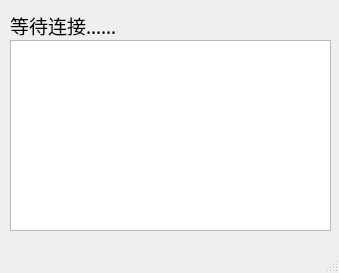
<?xml version="1.0" encoding="UTF-8"?>
<ui version="4.0">
 <class>MainWindow</class>
 <widget class="QMainWindow" name="MainWindow">
  <property name="geometry">
   <rect>
    <x>0</x>
    <y>0</y>
    <width>339</width>
    <height>273</height>
   </rect>
  </property>
  <property name="windowTitle">
   <string>服务器</string>
  </property>
  <widget class="QWidget" name="centralwidget">
   <widget class="QLabel" name="label">
    <property name="geometry">
     <rect>
      <x>10</x>
      <y>10</y>
      <width>171</width>
      <height>31</height>
     </rect>
    </property>
    <property name="font">
     <font>
      <family>Agency FB</family>
      <pointsize>14</pointsize>
     </font>
    </property>
    <property name="text">
     <string>等待连接……</string>
    </property>
   </widget>
   <widget class="QTextEdit" name="textEdit">
    <property name="geometry">
     <rect>
      <x>10</x>
      <y>40</y>
      <width>321</width>
      <height>191</height>
     </rect>
    </property>
   </widget>
  </widget>
  <widget class="QMenuBar" name="menubar">
   <property name="geometry">
    <rect>
     <x>0</x>
     <y>0</y>
     <width>339</width>
     <height>23</height>
    </rect>
   </property>
  </widget>
  <widget class="QStatusBar" name="statusbar"/>
 </widget>
 <resources/>
 <connections/>
</ui>
